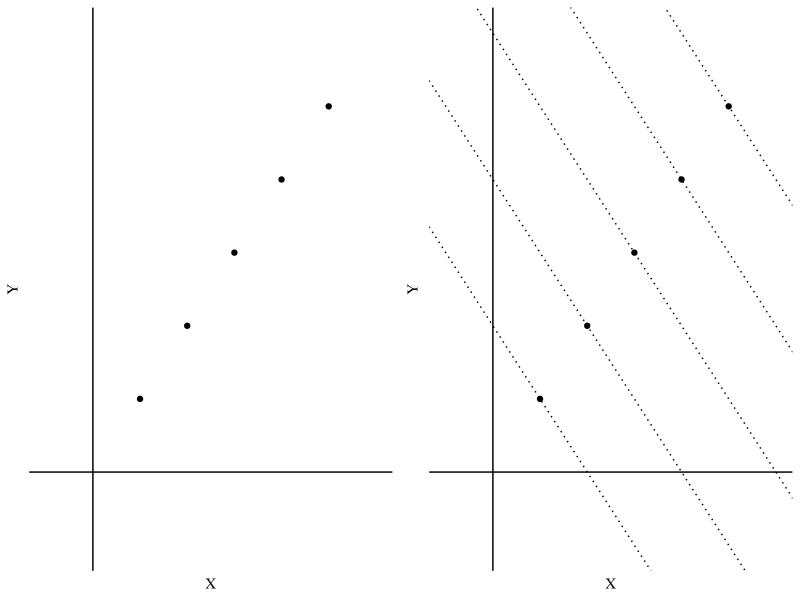

R code for this plot: (Note: this script raises an error after producing the figure.)
## ---- chunk 1
library(knitr)
opts_chunk$set(message=FALSE, warning=FALSE, echo=FALSE,
               fig.align='center',fig.width=10,
               fig.height=6, cache=TRUE, autodep = TRUE)
library(tidyverse)
theme_set(theme_minimal(base_family="Times"))
green = '#00AF64'
blue = '#0B61A4'
red = '#FF4900'
orange = '#FF9200'
colvec = c(green,blue,red,orange)
## ---- chunk 2
df = data.frame(X=1:5, Y=1:5)
g1 = ggplot(df, aes(X,Y)) + geom_point() + ylim(-1,6) + xlim(-1,6) +
  theme(axis.text = element_blank(), panel.grid = element_blank()) +
  geom_hline(yintercept = 0) + geom_vline(xintercept = 0)
g2 = g1 + geom_abline(slope = -1, intercept = 1:5*2, linetype = 'dotted')
library(gridExtra)
grid.arrange(g1,g2,nrow=1)
## ---- chunk 3
data.frame(X = c(1,1,1,1,0,0,0,0),
           Y = c(1,0,1,1,0,1,0,0),
           Y0 = c('*','*','*','*',0,1,0,0),
           Y1 = c(1,0,1,1,'*','*','*','*')) %>%
  kable() %>% kable_styling(full_width = FALSE, position = 'center')
